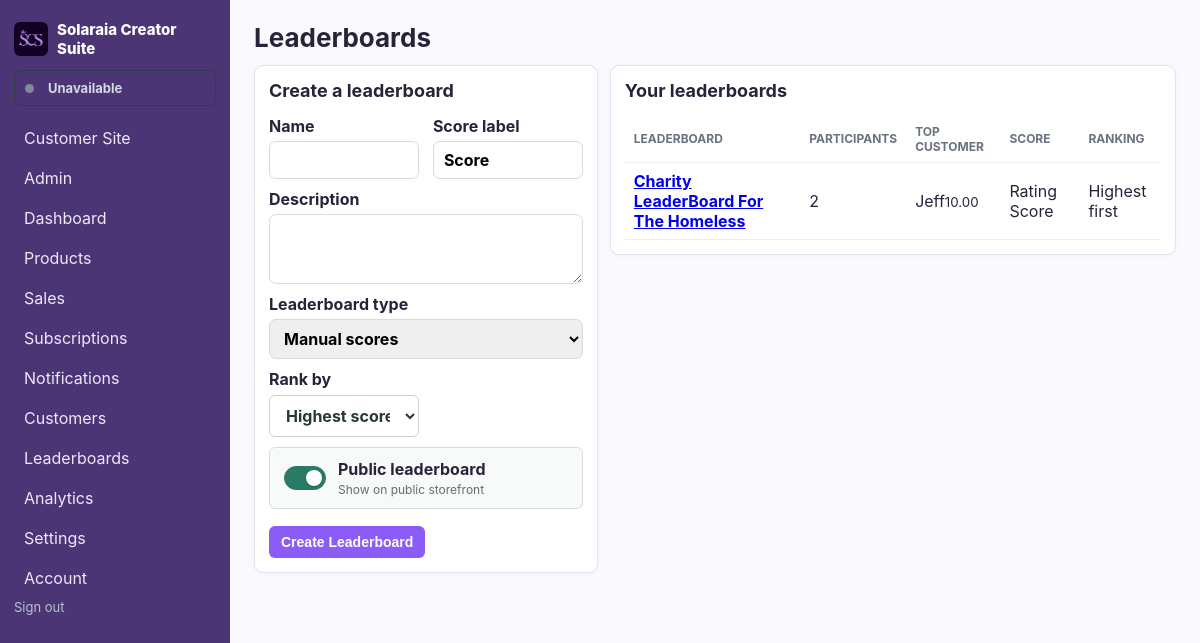
Screenshot of /leaderboards (signed in) with the database file from the repository.
### models.py (models this page shows)
class CreatorAccount(db.Model):
    __tablename__ = 'creator_account'
    id = db.Column(db.Integer, primary_key=True)
    username = db.Column(db.String(64), nullable=False, unique=True)
    email = db.Column(db.String(255), nullable=False, unique=True)
    display_name = db.Column(db.String(120))
    bio = db.Column(db.Text)
    profile_image = db.Column(db.String(255))
    is_active = db.Column(db.Boolean, nullable=False, default=False)
    password_hash = db.Column(db.String(255), nullable=False)
    is_admin = db.Column(db.Boolean, nullable=False, default=False)
    is_approved = db.Column(db.Boolean, nullable=False, default=False)
    stripe_account_id = db.Column(db.String(255), unique=True)
    stripe_customer_id = db.Column(db.String(255))
    stripe_subscription_id = db.Column(db.String(255))
    stripe_subscription_checkout_session_id = db.Column(db.String(255))
    stripe_subscription_status = db.Column(db.String(40), nullable=False, default='inactive')
    stripe_subscription_period_end = db.Column(db.DateTime)
    subscription_exempt = db.Column(db.Boolean, nullable=False, default=False)
    stripe_charges_enabled = db.Column(db.Boolean, nullable=False, default=False)
    stripe_details_submitted = db.Column(db.Boolean, nullable=False, default=False)
    accepting_orders = db.Column(db.Boolean, nullable=False, default=False)
    banner_notifications = db.Column(db.Boolean, nullable=False, default=True)
    email_notifications = db.Column(db.Boolean, nullable=False, default=False)
    disable_content_contact = db.Column(db.Boolean, nullable=False, default=False)
    created_at = db.Column(db.DateTime, default=datetime.utcnow, nullable=False)
    version_id = db.Column(db.Integer, nullable=False, default=1)
    __table_args__ = (
        db.Index('uq_creator_stripe_customer_id', 'stripe_customer_id', unique=True),
        db.Index('uq_creator_stripe_subscription_id', 'stripe_subscription_id', unique=True),
    )
    __mapper_args__ = {'version_id_col': version_id}

class Leaderboard(db.Model):
    id = db.Column(db.Integer, primary_key=True)
    owner_id = db.Column(db.Integer, db.ForeignKey('creator_account.id'), nullable=False)
    name = db.Column(db.String(160), nullable=False)
    description = db.Column(db.Text)
    score_label = db.Column(db.String(80), nullable=False, default='Score')
    sort_order = db.Column(db.String(4), nullable=False, default='desc')
    is_automatic = db.Column(db.Boolean, nullable=False, default=False)
    auto_metric = db.Column(db.String(40))
    auto_start_date = db.Column(db.Date)
    auto_end_date = db.Column(db.Date)
    auto_product_ids = db.Column(db.Text, nullable=False, default='[]')
    is_public = db.Column(db.Boolean, nullable=False, default=True)
    created_at = db.Column(db.DateTime, default=datetime.utcnow)
    version_id = db.Column(db.Integer, nullable=False, default=1)
    __table_args__ = (
        db.Index('ix_leaderboard_owner_name', 'owner_id', 'name'),
        db.Index('ix_leaderboard_public', 'is_public', 'owner_id'),
    )
    __mapper_args__ = {'version_id_col': version_id}
    entries = db.relationship('LeaderboardEntry', back_populates='leaderboard', cascade='all, delete-orphan', lazy=True)

class Customer(db.Model):
    id = db.Column(db.Integer, primary_key=True)
    owner_id = db.Column(db.Integer, db.ForeignKey('creator_account.id'), nullable=False)
    name = db.Column(db.String(160), nullable=False)
    email = db.Column(db.String(160))
    username = db.Column(db.String(160))
    contact_number = db.Column(db.String(40))
    notes = db.Column(db.Text)
    created_at = db.Column(db.DateTime, default=datetime.utcnow)
    version_id = db.Column(db.Integer, nullable=False, default=1)
    __table_args__ = (db.Index('ix_customer_owner_name', 'owner_id', 'name'),)
    __mapper_args__ = {'version_id_col': version_id}
    sales = db.relationship('Sale', backref='customer', lazy=True)
    leaderboard_entries = db.relationship('LeaderboardEntry', back_populates='customer', cascade='all, delete-orphan', lazy=True)
    service_subscriptions = db.relationship('ServiceSubscription', back_populates='customer', lazy=True)

class LeaderboardEntry(db.Model):
    id = db.Column(db.Integer, primary_key=True)
    leaderboard_id = db.Column(db.Integer, db.ForeignKey('leaderboard.id'), nullable=False)
    customer_id = db.Column(db.Integer, db.ForeignKey('customer.id'), nullable=False)
    score = db.Column(db.Numeric(12, 2), nullable=False, default=0)
    use_username = db.Column(db.Boolean, nullable=False, default=False)
    version_id = db.Column(db.Integer, nullable=False, default=1)
    __table_args__ = (
        db.UniqueConstraint('leaderboard_id', 'customer_id', name='uq_leaderboard_customer'),
        db.Index('ix_leaderboard_entry_score', 'leaderboard_id', 'score'),
    )
    __mapper_args__ = {'version_id_col': version_id}
    leaderboard = db.relationship('Leaderboard', back_populates='entries')
    customer = db.relationship('Customer', back_populates='leaderboard_entries')

### app.py (the view)
@app.route('/leaderboards')
def leaderboards():
    boards_query = db.session.query(Leaderboard, func.count(LeaderboardEntry.id).label('entry_count')).outerjoin(
        LeaderboardEntry, Leaderboard.id == LeaderboardEntry.leaderboard_id
    ).filter(Leaderboard.owner_id == g.creator.id).group_by(Leaderboard.id).order_by(Leaderboard.name)
    pagination = boards_query.paginate(
        page=max(request.args.get('page', 1, type=int), 1), per_page=50, error_out=False
    )
    products = Product.query.options(joinedload(Product.category)).filter_by(
        owner_id=g.creator.id,
    ).order_by(Product.name).all()
    return render_template(
        'leaderboards/list.html', leaderboards=pagination.items, pagination=pagination,
        top_entries=_leaderboard_top_entries(pagination.items), products=products,
        previous_url=url_for('leaderboards', page=pagination.prev_num) if pagination.has_prev else None,
        next_url=url_for('leaderboards', page=pagination.next_num) if pagination.has_next else None,
    )

### app.py (called while the page is built, shortened)
@event.listens_for(Session, 'do_orm_execute')
def scope_creator_queries(execute_state):
    if not execute_state.is_select or not execute_state.is_orm_statement or not has_request_context():
        return
    creator_id = getattr(g, 'creator_id', None)
    if getattr(g, 'is_admin', False):
        return
    if not creator_id or request.endpoint in PUBLIC_ENDPOINTS:
        return
    execute_state.statement = execute_state.statement.options(*(
        with_loader_criteria(model, lambda entity: entity.owner_id == creator_id, include_aliases=True)
        for model in TENANT_MODELS
    ))

@app.before_request
def require_creator():
    creator_id = session.get('creator_id')
    creator = db.session.get(CreatorAccount, creator_id) if creator_id else None
    if creator is None or not creator.is_approved:
        session.clear()
        return redirect(url_for('login', next=request.full_path))
    g.creator = creator
    g.creator_id = creator.id
    g.is_admin = creator.is_admin
    if not creator.is_admin:
        _notify_expired_service_subscriptions(creator.id)
    if request.endpoint and request.endpoint.startswith('admin_') and not creator.is_admin:
        abort(403)
    if not creator.is_admin and not creator.subscription_exempt and creator.stripe_subscription_status not in ACTIVE_SUBSCRIPTION_STATUSES:
        if request.endpoint not in BILLING_ACCESS_ENDPOINTS:
            return redirect(url_for('seller_billing'))

### templates/leaderboards/list.html (shortened to what this page needs)
{% extends 'base.html' %}
{% block heading %}Leaderboards{% endblock %}
{% block content %}
<div class="leaderboard-page">
    <section class="panel leaderboard-create">
        <h2>Create a leaderboard</h2>
        <form method="post" action="{{url_for('leaderboard_new')}}" class="form">
            <div class="leaderboard-fields">
                <label>Name<input name="name" maxlength="160" required></label>
                <label>Score label<input name="score_label" maxlength="80" value="Score" required></label>
                <label class="leaderboard-wide">Description<textarea name="description" rows="2"></textarea></label>
                {% include 'leaderboards/_automation_fields.html' %}
                <label class="leaderboard-rank-field">Rank by
                    <select name="sort_order">
                        <option value="desc">Highest score first</option>
                    </select>
                </label>
                <label class="leaderboard-wide leaderboard-visibility">
                    <input type="checkbox" name="is_public" value="1" checked>
                    <span><strong>Public leaderboard</strong><small>Show on public storefront</small></span>
                </label>
            </div>
            <div class="actions"><button class="button">Create Leaderboard</button></div>
        </form>
    </section>
    <section class="panel leaderboard-list-panel">
        <h2>Your leaderboards</h2>
        <div class="table-scroll">
            <table>
                <thead><tr><th>Leaderboard</th><th>Participants</th><th>Top customer</th><th>Score</th><th>Ranking</th><th>Visibility</th></tr></thead>
                <tbody>
                    {% for board, entry_count in leaderboards %}
                    <tr>
                        <td><a href="{{url_for('leaderboard_detail', id=board.id)}}"><strong>{{board.name}}</strong></a>{% if board.description %}<div class="muted">{{board.description}}</div>{% endif %}</td>
                        <td>{{'Automatic' if board.is_automatic else entry_count}}</td>
                        {% set top_entry = top_entries.get(board.id) %}
                        <td>{% if top_entry %}{{top_entry.customer.username if top_entry.use_username and top_entry.customer.username else top_entry.customer.name}}{% if board.is_automatic and board.auto_metric == 'amount_spent' %}<small>{{money(top_entry.score)}}</small>{% elif board.is_automatic and board.auto_metric == 'longest_subscriber' %}<small>{{top_entry.score|int}} days</small>{% else %}<small>{{'%.2f'|format(top_entry.score)}}</small>{% endif %}{% else %}—{% endif %}</td>
                        <td>{{board.score_label}}</td>
                        <td>{{'Highest first' if board.sort_order == 'desc' else 'Lowest first'}}</td>
                    </tr>
                    {% else %}
                    <tr><td colspan="6">No leaderboards yet.</td></tr>
                    {% endfor %}
                </tbody>
            </table>
        </div>
    </section>
</div>
{% endblock %}

### templates/base.html (shortened to what this page needs)
<!doctype html>
<html lang="en">
<head>
	<link rel="stylesheet" href="{{ url_for('static', filename='css/app.css') }}">
</head>
<body>
	<aside>
		<div class="brand"><img src="{{url_for('static', filename='Logo.png')}}" alt=""><span>Solaraia Creator Suite</span></div>
		{% if current_creator %}
		<div class="nav-seller-availability" aria-live="polite">
			<span class="seller-active-dot {{'is-inactive' if not current_creator.is_active else ''}}" aria-hidden="true"></span>
			<span>{{'Available' if current_creator.is_active else 'Unavailable'}}</span>
		</div>
		{% endif %}
		<nav>
			<a href="{{url_for('storefront')}}">Customer Site</a>
			{% if current_creator and current_creator.is_admin %}<a href="{{url_for('admin_dashboard')}}">Admin</a>{% endif %}
			<a href="{{url_for('dashboard')}}">Dashboard</a>
			<a href="{{url_for('products')}}">Products</a>
			<a href="{{url_for('sales')}}">Sales</a>
			<a href="{{url_for('service_subscriptions')}}">Subscriptions</a>
			<a href="{{url_for('notifications')}}">Notifications{% if unread_notifications %} ({{unread_notifications|length}}){% endif %}</a>
			<a href="{{url_for('customers')}}">Customers</a>
			<a href="{{url_for('leaderboards')}}">Leaderboards</a>
			<a href="{{url_for('analytics')}}">Analytics</a>
			<a href="{{url_for('settings')}}">Settings</a>
			<a href="{{url_for('account_settings')}}">Account</a>
		</nav>
		<a class="logout-link" href="{{ url_for('logout') }}">Sign out</a>
	</aside>
	<main>
		<header><h1>{% block heading %}{% endblock %}</h1></header>
		{% block content %}{% endblock %}
	</main>
</body>
</html>

### rows the page displays
CreatorAccount: is_active "Unavailable"
Leaderboard: name "Charity LeaderBoard For The Homeless", is_automatic "2", score_label "Rating Score", sort_order "Highest first"
Customer: customer "Jeff"
LeaderboardEntry: score "10.00"
